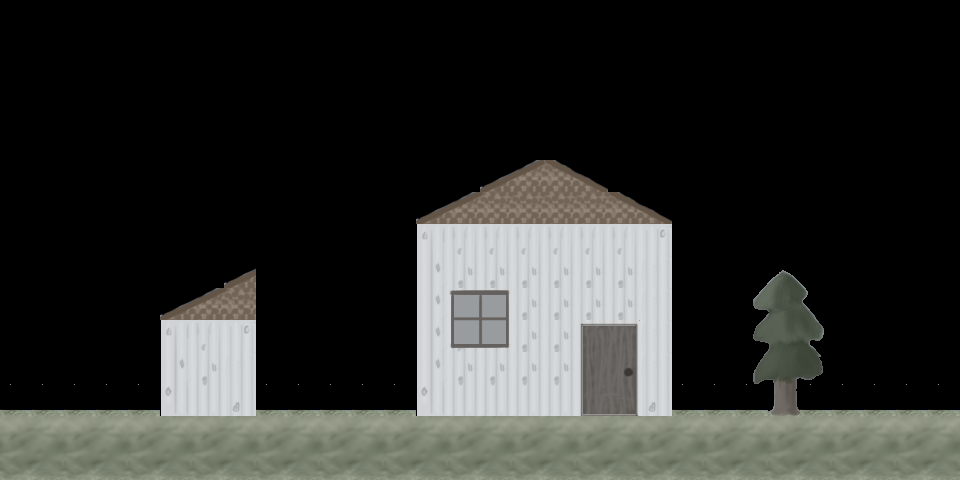

This is a level from a 2D game, rendered from its Tiled map with the project's own tilesets. A one-line summary and the map file follow, with tile-layer data summarised:
An orthogonal 30x15 tile map with 32x32 px tiles, 1 tile layer (Tile Layer 1).

<map version="1.0" orientation="orthogonal" renderorder="right-down" width="30" height="15" tilewidth="32" tileheight="32">
 <tileset firstgid="1" name="holden" tilewidth="32" tileheight="32">
  <image source="../tile/holden.png" width="480" height="480" />
 </tileset>
 <layer name="Tile Layer 1" width="30" height="15">
  <data>[450 cells, 164 non-empty, 45 distinct tile ids]</data>
 </layer>
</map>
